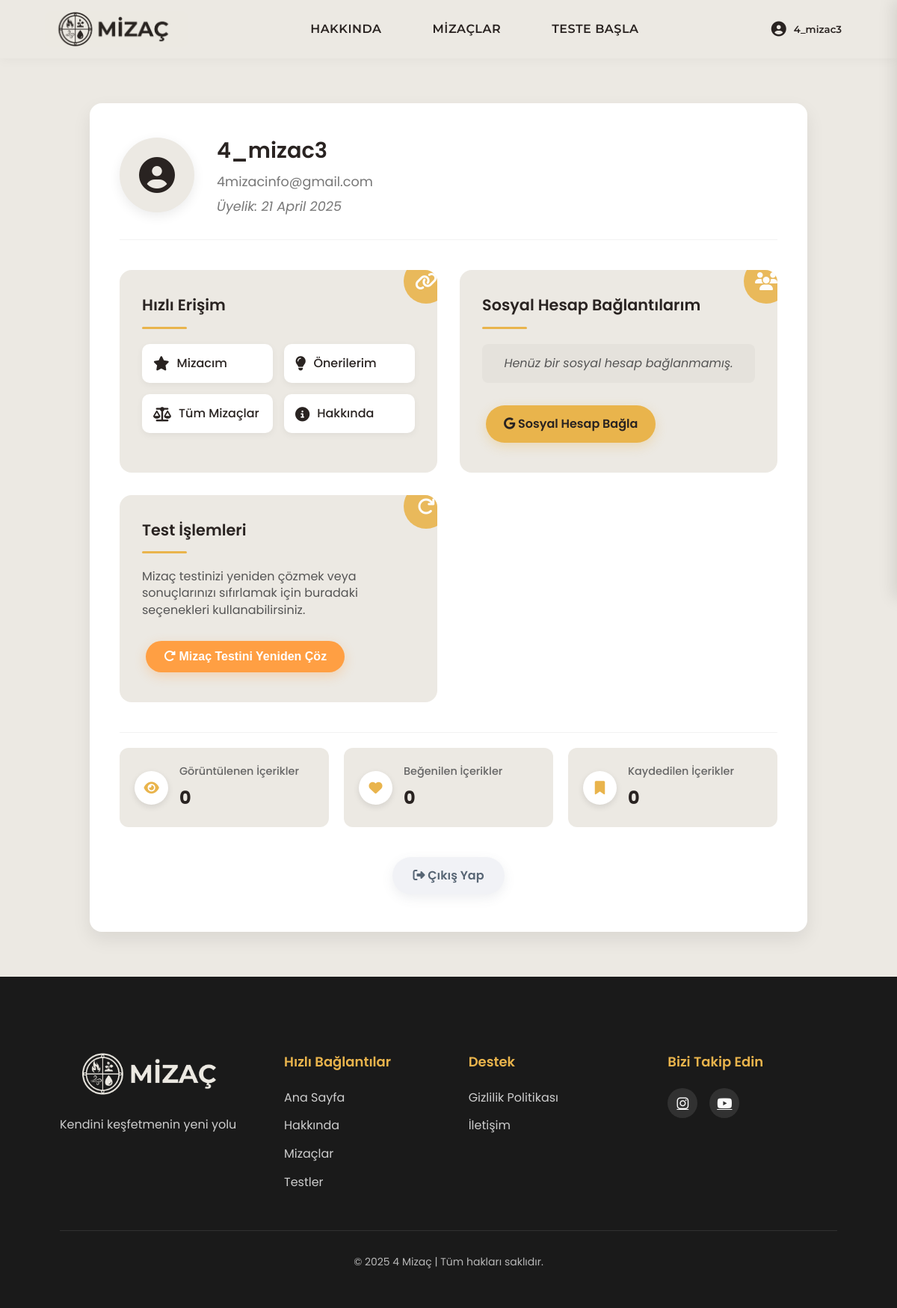
Page /profiles/profiles/ (signed in) on the earlier database version.
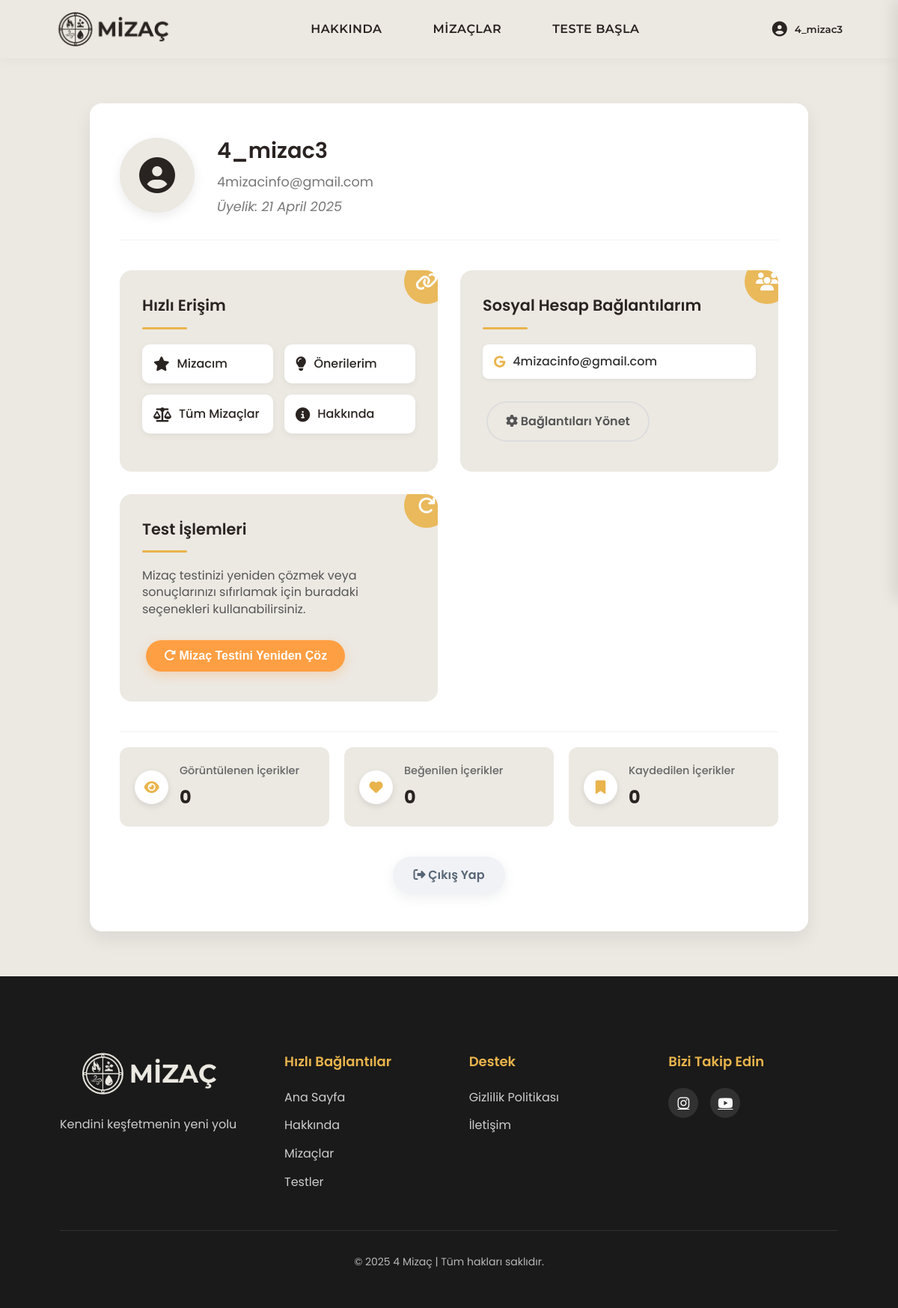
Same page on the later database version.
### accounts/models.py (models this page shows, shortened)
class SocialAccount(models.Model):
    PROVIDER_CHOICES = [
        ('google', 'Google'),
    ]
    user = models.ForeignKey(User, on_delete=models.CASCADE, related_name='social_accounts')
    provider = models.CharField(max_length=30, choices=PROVIDER_CHOICES)
    uid = models.CharField(max_length=255, help_text="Provider'dan gelen unique ID")
    email = models.EmailField()
    extra_data = models.JSONField(default=dict, blank=True)
    created_at = models.DateTimeField(auto_now_add=True)
    updated_at = models.DateTimeField(auto_now=True)
    class Meta:
        unique_together = ('provider', 'uid')
        verbose_name = 'Sosyal Hesap'
        verbose_name_plural = 'Sosyal Hesaplar'

### profiles/views.py (the view)
# urls.py: path('profiles/', include('profiles.urls')),
@login_required
def profiles(request):
    viewed_count = UserContentInteraction.objects.filter(user=request.user, viewed=True).count()
    liked_count = UserContentInteraction.objects.filter(user=request.user, liked=True).count()
    saved_count = UserContentInteraction.objects.filter(user=request.user, saved=True).count()
    return render(request, 'profiles/profiles.html', {
        'viewed_count': viewed_count,
        'liked_count': liked_count,
        'saved_count': saved_count
    })

### templates/profiles/profiles.html (shortened to what the changed rows need)
{% extends 'base.html' %}
{% load static %}
{% block extra_css %}
<link rel="stylesheet" href="{% static 'css/profiles.css' %}">
{% endblock %}
{% block content %}
<div class="container">
  <div class="profile-settings-container">
    <div class="profile-card">
      <div class="profile-info">
        <div class="profile-name">
          <h2>{{ user.username }}</h2>
        </div>
      </div>
      <div class="profile-sections">
        <div class="section-card social-connections">
          <div class="section-icon">
            <i class="fas fa-users"></i>
          </div>
          <h3>Sosyal Hesap Bağlantılarım</h3>
          {% if user.social_accounts.all %}
            <div class="connection-list">
              {% for account in user.social_accounts.all %}
                <div class="connection-item">
                  <i class="fab fa-{{ account.provider|lower }}"></i>
                  <span class="connection-email">{{ account.email }}</span>
                </div>
              {% endfor %}
            </div>
            <a href="{% url 'social_accounts' %}" class="btn btn-outline">
              <i class="fas fa-cog"></i> Bağlantıları Yönet
            </a>
          {% else %}
            <p class="no-connections">Henüz bir sosyal hesap bağlanmamış.</p>
            <a href="{% url 'social_accounts' %}" class="btn btn-primary">
              <i class="fab fa-google"></i> Sosyal Hesap Bağla
            </a>
          {% endif %}
        </div>
      </div>
    </div>
  </div>
</div>
{% endblock %}

Differences in the rows shown:
added SocialAccount: email "4mizacinfo@gmail.com"
Other differences:
text no longer shown: "Henüz bir sosyal hesap bağlanmamış. Sosyal Hesap Bağla"
text now shown: "Bağlantıları Yönet"
